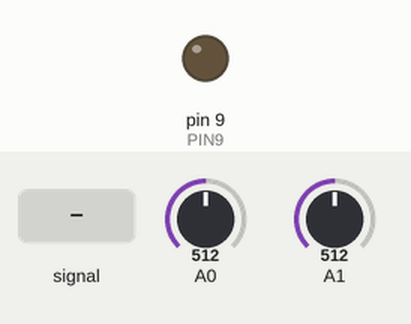
A sketch run on a simulated Arduino Uno, built with avr-gcc and run on an emulated ATmega328P. On the bench: output pins drawn as LEDs (lit = HIGH). Inputs (shaded band) come from the test bench; at power-on: A1 = 512, A0 = 512. What the sketch prints to the serial monitor is not drawn.

Above: at 1.2 s.
1.3 s: A0 fed a 200 Hz sine of ±81 counts around its level
At 1.39 s:
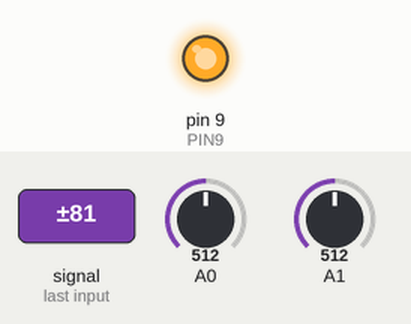
At 3.1 s:
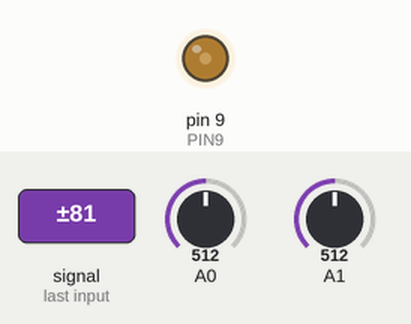
4.3 s: A1 fed a 200 Hz sine of ±255 counts around its level
5.8 s: A1 set to 716
At 7.94 s:
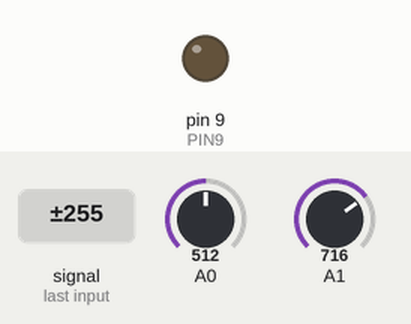
8.8 s: A1 set to 417
11.8 s: A1 set to 390
14.8 s: A0 set to 716
At 16.1 s:
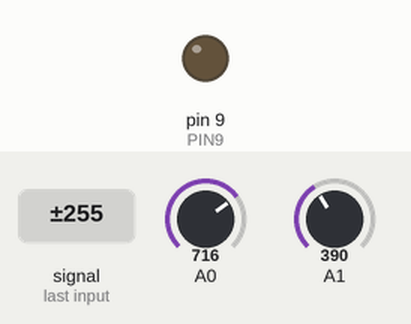
Timing chart, 0 to 17.3 s (numbered marks = the images above; inputs shaded):
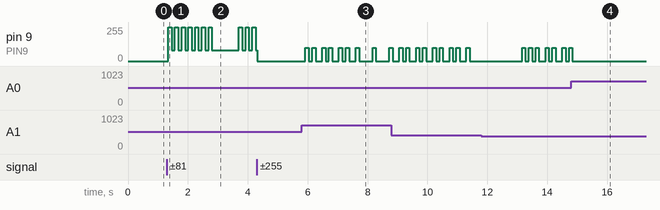

Measured:
- after the input at 1.3 s, pin 9 (PIN9): 0/255 → 255/255 at once, → 80/255 0.11 s later, → 255/255 0.11 s later, → 80/255 0.11 s later, … (20 changes in this stretch)
- after the input at 5.8 s, pin 9 (PIN9): 0/255 → 100/255 after 0.13 s, → 0/255 0.11 s later, → 100/255 0.11 s later, → 0/255 0.11 s later, … (17 changes in this stretch)
- after the input at 14.8 s, pin 9 (PIN9): goes on until 14.8 s, then stays 0/255

The sketch:

PID_Automated.ino
```cpp
//Librerías
#include <avr/io.h>
#include <avr/interrupt.h>

//Definimos ADCs
#define ADC0 0x00
#define ADC1 0x01

//Definimos pin de salida 2
#define PIN9 9

//Variables para timers
int numSamples=0;
int flag_time=0;
int cambio_freq=0;

//Variables del ADC0
float val_ADC0=0;
float val_filtro_ADC0=0;
float val_filtro_ADC0_ant=0;
float distance_ADC0=0;

//Variables ADC1
float val_ADC1=0;


//Variables para timers
long t=0, t0=0;
long t_encoder=0, t0_encoder=0,filtro_t_encoder=0,filtro_t_encoder_ant=0;
float t_RPS=0;
float t_RPM=0;
float Vel=0;
float VelKm=0;
float ReactionDistance=0;
float StopDistance=0;
float TotStopDistance=0;


//Definimos nuestros valores para nuestra constante proporcional, integral y diferencial
#define KP  40
#define KI  0
#define KD  5
#define T 1


//Definimos nuestras U y variables de error
float integral=0;
float derivative=0;
float proportional=0;
float errorT1=0;
float last_error=0;
int PWM=0;
int ref=0;

void setup() {
  //Configuracion de entradas y salidas
    DDRD = 0x00;          // Puerto D como entrada

    //Configuración de nuestra interrupcion por ADC
    ADCSRA = 0;             // Limpiamos el registro
    ADCSRB = 0;             // Limpiamos el registro
    ADMUX |= ADC0;    // Configuramos con ADC0
    ADMUX |= (1 << REFS0);  // COnfiguramos voltaje de referencia
    ADMUX |= (1 << ADLAR);  // left align ADC value to 8 bits from ADCH register

    ADCSRA |= (1 << ADPS2) | (1 << ADPS0);          // define preescaler
    ADCSRA |= (1 << ADATE); // enable auto trigger
    ADCSRA |= (1 << ADIE);  // enable interrupts when measurement complete
    ADCSRA |= (1 << ADEN);  // enable ADC
    ADCSRA |= (1 << ADSC);  // start ADC measurements

    sei();        // Enable global interrupts by setting global interrupt enable bit in SREG

    Serial.begin(115200);     //Iniciamos con nuestro serial en 115200 baudiis
    analogWrite(PIN9,PWM);          //Mandamos a otro pin analogico el valor del PWM
}

//Vector de interrupcion de ADC
ISR(ADC_vect)
{

  byte x = ADCH;  // read 8 bit value from ADC


  switch (ADMUX&0x0F) {
   case ADC0:

        val_ADC0=float(x);
        val_filtro_ADC0= float(0.72)*val_filtro_ADC0_ant+float(0.28)*val_ADC0;
        val_filtro_ADC0_ant=val_filtro_ADC0;
        numSamples++;

        ADCSRA&=0x7F;     //Ignoramos lo que no nos importa
        ADMUX &= 0xF0;    //Ignoramos la parte baja
        ADMUX |= ADC1;    // Hacemos toogle de ADC
        ADCSRA |= (1 << ADEN);  // Activamos ADC
        ADCSRA |= (1 << ADSC);  // start ADC measurements

      break;
    case ADC1:

        val_ADC1=float(x);

        ADCSRA&=0x7F;       //Ignoramos lo que no nos importa
        ADMUX &= 0xF0;      //Ignoramos lo que no nos importa
        ADMUX |= ADC0;    // Hacemos toogle de ADC
        ADCSRA |= (1 << ADEN);  // Activamos ADC
        ADCSRA |= (1 << ADSC);  // start ADC measurements


        if(val_ADC1<100){
          if(flag_time==0){
            t_encoder = micros()-t0_encoder;  // calculate elapsed time
            filtro_t_encoder= float(0.95)*filtro_t_encoder_ant+float(0.05)*t_encoder;
            filtro_t_encoder_ant=filtro_t_encoder;

            flag_time=1;
            cambio_freq=1;
            t0_encoder = micros();
          }
        }
        else{
          flag_time=0;
        }
      break;
    default:
       break;
  }
}

void loop() {

   t = micros()-t0;  // calculate elapsed time
  /*if (numSamples>=1000)
  {
    t = micros()-t0;  // calculate elapsed time
    Serial.print("Sampling frequency: ");
    Serial.print((float)1000000/t);
    Serial.println(" KHz");

    t0 = micros();
    numSamples=0;
  }*/

    distance_ADC0 =((1698.0 / (val_filtro_ADC0 - 3)) - 4);
    t_RPS=((float)1000000/filtro_t_encoder)/20;
    t_RPM=t_RPS*60;


    if(t>100000&&cambio_freq==0){
      t_RPS=0;
      t_RPM=0;
    }

    if(cambio_freq==1||t>100000){

    Vel=(0.065*PI*t_RPS);
    VelKm=(0.065*PI*t_RPS)*3.6;
    ReactionDistance=Vel*0.5;
    StopDistance=(Vel*Vel)/(2*9.81*0.6);
    TotStopDistance=(ReactionDistance+StopDistance)*100;

    if(distance_ADC0<=11+TotStopDistance){
      ref=0;
    }
    else {
      ref=200;
    }

     PID();
     analogWrite(PIN9,PWM);          //Mandamos a otro pin analogico el valor del PWM
     cambio_freq=0;
     t0 = micros();
    }


}


void PID(){

  float error;

  Serial.print("Distancia: ");
  Serial.println(distance_ADC0);

  Serial.print("RPS: ");
  Serial.print(t_RPS);
  Serial.println(" Hz");

  Serial.print("RPM: ");
  Serial.print(t_RPM);
  Serial.println(" Hz");

  Serial.print("VEL: ");
  Serial.print(VelKm);
  Serial.println(" km/h");

  Serial.print("Reaction: ");
  Serial.print(ReactionDistance);
  Serial.println(" m");

  Serial.print("Stop: ");
  Serial.print(StopDistance);
  Serial.println(" m");


  Serial.print("TotStop: ");
  Serial.print(TotStopDistance);
  Serial.println(" m");

  Serial.print("Lectura: ");
  Serial.println((t_RPM/100)*255);

  error = ref - (t_RPM/100)*255;
  if(error!=0){
      proportional = error * KP;
      integral = errorT1 +error*KI*T;
      derivative = (error - last_error)/T * KD;
      last_error = error;
      errorT1 = integral;
   }

  Serial.print("KP: ");
  Serial.println(proportional);

  Serial.print("KI: ");
  Serial.println(integral);

  Serial.print("KD: ");
  Serial.println(derivative);


  Serial.print("Error: ");
  Serial.println(error);

  PWM = proportional +integral + derivative;
  Serial.print("PWM BEFORE: ");
  Serial.println(PWM);

  if(ref>100){

      //Si el PWM es menor a cierto valor pero no e cero entonces lo dejamos ahi porque sino se apaga
      if(PWM<100){
           PWM=100;
      }

      //Si el PWM es mayor a cierto valor entonces lo truncamos a un valor máximo
      if(PWM>255){
           PWM=255;
      }

  }

  else{
          //Si el PWM es menor a cierto valor pero no e cero entonces lo dejamos ahi porque sino se apaga
      if(PWM<0){
           PWM=0;
       }

      //Si el PWM es mayor a cierto valor entonces lo truncamos a un valor máximo
      if(PWM>80){
           PWM=80;
      }
  }

  Serial.print("PWM AFTER: ");
  Serial.println(PWM);
}
```
